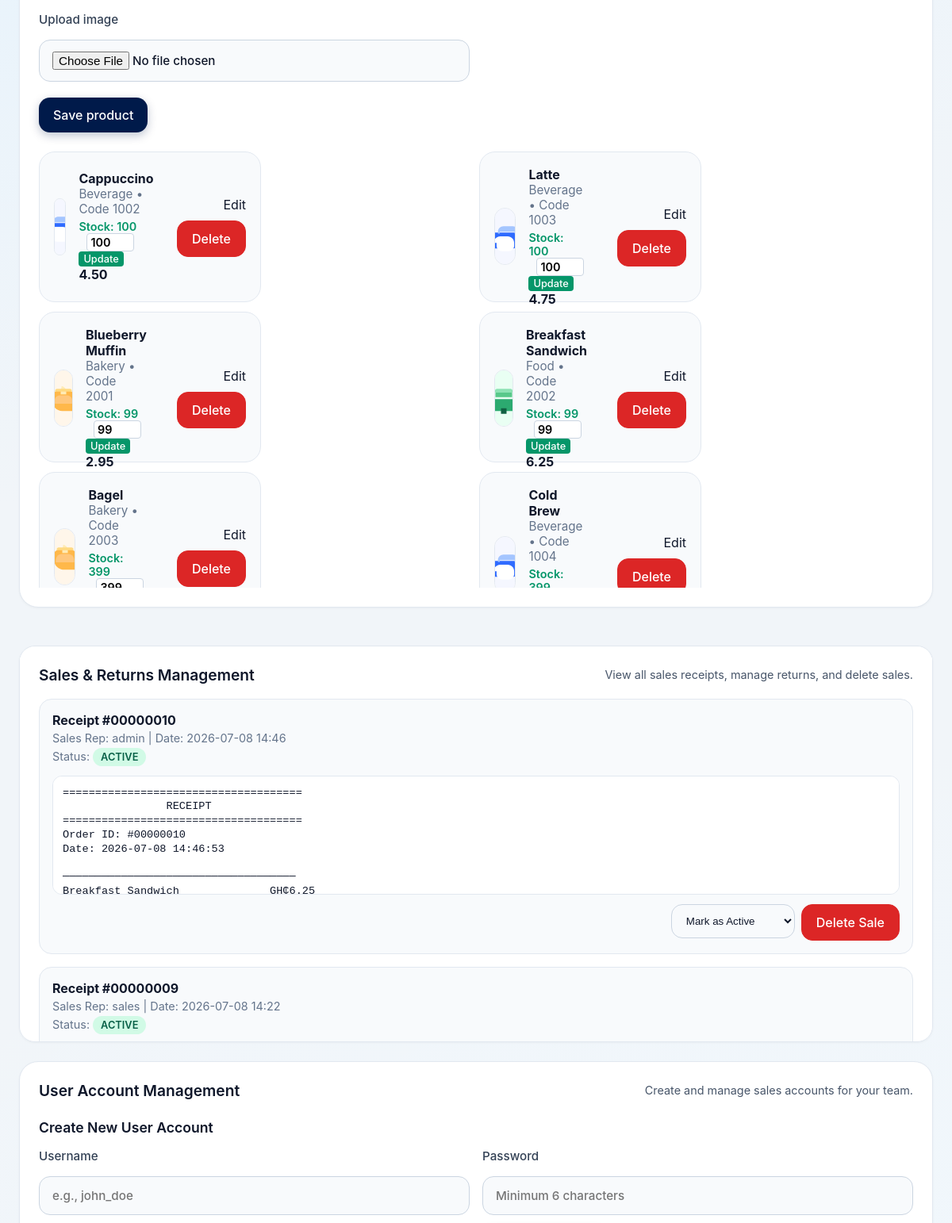
The app's page /admin.php (signed in, middle part), older data.
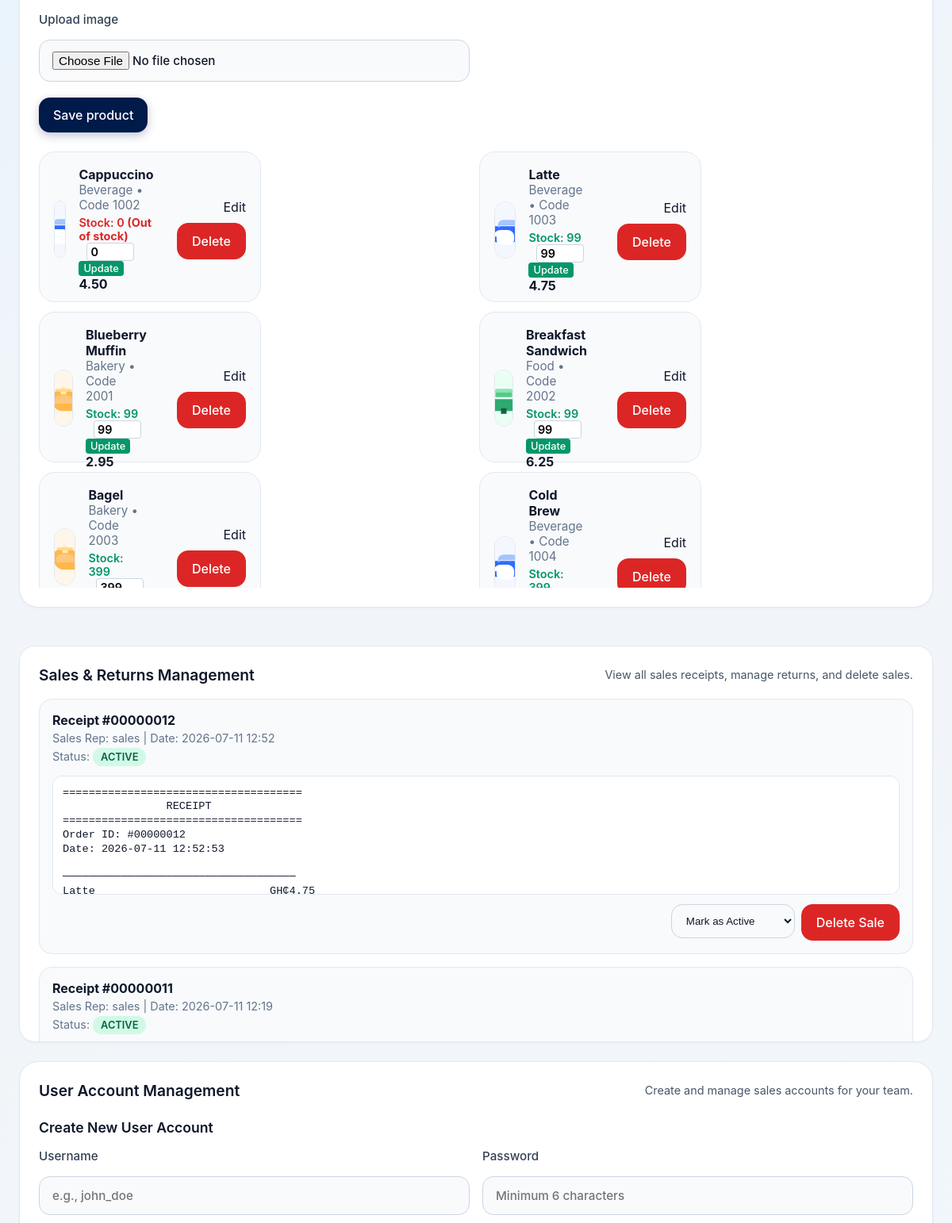
The same page, newer data.
### tables this page shows
CREATE TABLE products (
            id INTEGER PRIMARY KEY,
            code TEXT UNIQUE NOT NULL,
            name TEXT NOT NULL,
            category TEXT NOT NULL,
            price REAL NOT NULL,
            image TEXT NOT NULL
        , quantity INTEGER NOT NULL DEFAULT 0);

CREATE TABLE receipts (
            id INTEGER PRIMARY KEY,
            order_id INTEGER NOT NULL UNIQUE,
            username TEXT NOT NULL,
            receipt_content TEXT NOT NULL,
            return_status TEXT NOT NULL DEFAULT "Active",
            created_at TEXT NOT NULL,
            FOREIGN KEY(order_id) REFERENCES orders(id)
        );

### inc/functions.php (called while the page is built, shortened)
<?php
function get_db_path(): string {
    $dir = __DIR__ . '/../data';
    return $dir . '/pos.db';
}
function get_database(): PDO {
    static $pdo = null;
    if ($pdo !== null) {
        return $pdo;
    }
    $path = get_db_path();
    $pdo = new PDO('sqlite:' . $path);
    $pdo->setAttribute(PDO::ATTR_ERRMODE, PDO::ERRMODE_EXCEPTION);
    return $pdo;
}
function load_products(): array {
    $stmt = get_database()->query('SELECT id, code, name, category, price, image, quantity FROM products ORDER BY id');
    return $stmt->fetchAll(PDO::FETCH_ASSOC);
}
function load_receipts(): array {
    $stmt = get_database()->query(
        'SELECT r.id, r.order_id, r.username, r.receipt_content, r.return_status, r.created_at
         FROM receipts r
         ORDER BY r.created_at DESC'
    );
    return $stmt->fetchAll(PDO::FETCH_ASSOC);
}

### admin.php (the view, shortened to what the changed rows need)
<?php
require_once __DIR__ . '/inc/functions.php';
try {
    $products = load_products();
    $receipts = load_receipts();
} catch (Exception $e) {
    die('Database error: ' . $e->getMessage());
}
?>
<!DOCTYPE html>
<html lang="en">
<head>
  <link rel="stylesheet" href="styles.css" />
</head>
<body data-page="admin">
  <div class="app-shell">
    <main class="main-grid">
      <section class="panel admin-management">
        <div id="admin-product-list" class="admin-product-list">
          <?php foreach ($products as $product): ?>
            <article class="admin-product-card">
              <img src="<?php echo htmlspecialchars($product['image']); ?>" alt="<?php echo htmlspecialchars($product['name']); ?>" />
              <div class="admin-details">
                <div class="admin-description">
                  <div class="admin-name"><?php echo htmlspecialchars($product['name']); ?></div>
                  <div class="admin-meta"><?php echo htmlspecialchars($product['category']); ?> • Code <?php echo htmlspecialchars($product['code']); ?></div>
                  <div class="admin-stock <?php echo ($product['quantity'] <= 0) ? 'out-of-stock' : 'in-stock'; ?>">
                    Stock: <?php echo htmlspecialchars($product['quantity']); ?>
                    <?php if ($product['quantity'] <= 0): ?><span class="stock-warning">(Out of stock)</span><?php endif; ?>
                    <form method="post" action="admin.php" class="stock-update-form">
<input type="number" name="quantity" value="<?php echo htmlspecialchars($product['quantity']); ?>" min="0" class="stock-input" />
                      <button type="submit" class="stock-update-btn">Update</button>
                    </form>
                  </div>
                </div>
                <div class="admin-price"><?php echo htmlspecialchars(number_format($product['price'], 2)); ?></div>
              </div>
              <div class="admin-actions">
                <a class="tertiary" href="admin.php?edit=<?php echo $product['id']; ?>">Edit</a>
<form method="post" action="admin.php" class="inline-form">
                  <button class="danger" type="submit" onclick="return confirm('Delete this product?');">Delete</button>
                </form>
              </div>
            </article>
          <?php endforeach; ?>
        </div>
      </section>
      <section class="panel receipts-management-panel">
        <div class="panel-header">
          <h2>Sales & Returns Management</h2>
        </div>
        <?php if (empty($receipts)): ?>
          <p class="empty-message">No receipts available yet.</p>
        <?php else: ?>
          <div class="receipts-list">
            <?php foreach ($receipts as $receipt): ?>
              <article class="receipt-management-card">
                <div class="receipt-management-info">
                  <div class="receipt-id">Receipt #<?php echo htmlspecialchars(str_pad((string)$receipt['order_id'], 8, '0', STR_PAD_LEFT)); ?></div>
                  <div class="receipt-meta">
                    Sales Rep: <?php echo htmlspecialchars($receipt['username']); ?> |
                    Date: <?php echo htmlspecialchars(date('Y-m-d H:i', strtotime($receipt['created_at']))); ?>
                  </div>
                  <div class="receipt-return-status">
                    Status:
                    <?php if ($receipt['return_status'] === 'Returned'): ?>
<span class="receipt-status returned">RETURNED</span>
                     <?php else: ?>
                       <span class="receipt-status active">ACTIVE</span>
                    <?php endif; ?>
                  </div>
                </div>
                <pre class="receipt-management-preview"><?php echo htmlspecialchars($receipt['receipt_content']); ?></pre>
                <div class="receipt-management-actions">
<form method="post" action="admin.php" class="inline-form">
                    <select name="return_status" class="status-select" onchange="this.form.submit()">
                      <option value="Active" <?php echo $receipt['return_status'] === 'Active' ? 'selected' : ''; ?>>Mark as Active</option>
                    </select>
                  </form>
<form method="post" action="admin.php" class="inline-form">
                    <button class="danger" type="submit" onclick="return confirm('Delete this sale permanently?');">Delete Sale</button>
                  </form>
                </div>
              </article>
            <?php endforeach; ?>
          </div>
        <?php endif; ?>
      </section>
      <section class="panel user-management-panel">
        <div class="panel-header">
          <h2>User Account Management</h2>
        </div>
      </section>
    </main>
  </div>
</body>
</html>

Row changes from the older to the newer data that the page shows:
no longer on this page (row unchanged): receipts: order "00000010", username "admin", created_at "2026-07-08 14:46", shows "ACTIVE", receipt_content "===================================== RECEIPT ===================================== Order ID: #00000010 Date: 2026-07-08 14:46:53 ──────────────────────────────────── Breakfast Sandwich GH₵6.25…", return_status "Mark as Active"
no longer on this page (row unchanged): receipts: order "00000009", username "sales", created_at "2026-07-08 14:22", return_status "ACTIVE"
changed products "Cappuccino": quantity "100" → "0"; now shows "(Out of stock)"
changed products "Latte": quantity "100" → "99"
added receipts: order "00000012", username "sales", created_at "2026-07-11 12:52", shows "ACTIVE", receipt_content "===================================== RECEIPT ===================================== Order ID: #00000012 Date: 2026-07-11 12:52:53 ──────────────────────────────────── Latte GH₵4.75…", return_status "Mark as Active"
added receipts: order "00000011", username "sales", created_at "2026-07-11 12:19", return_status "ACTIVE"
